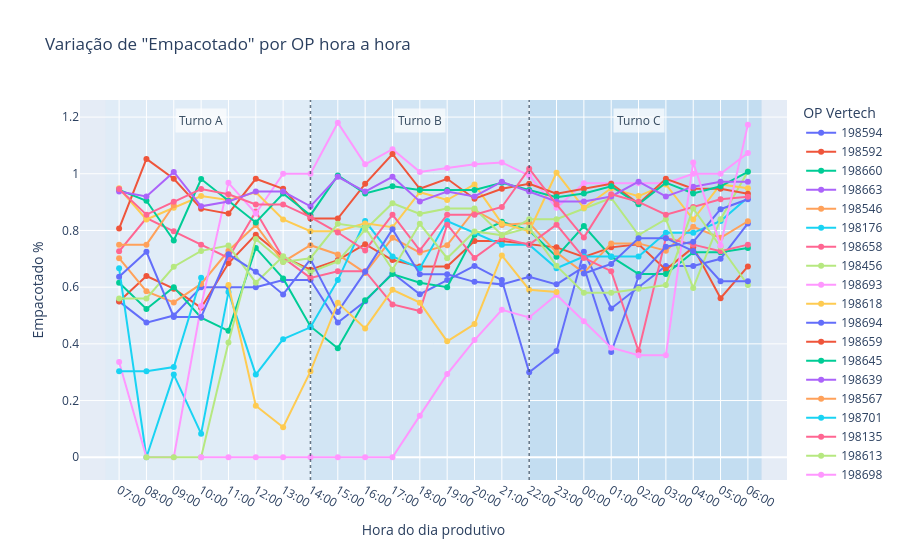

The notebook cell saved with this chart:
### Markdown cell above
## Variação da quantidade empacotada por OP hora a hora

### Code cell
'''df_analise = df.copy()
df_analise.sort_values(by='Data_Hora_Ordem_Producao', inplace=True)

fig = px.line(
    df_analise,
    x='Hora_Producao',
    y='Empacotado %',
    title='Variação de "Empacotado" por OP hora a hora',
    color='OP Vertech',
    markers=True,
    category_orders={"Hora_Producao": ORDEM_HORAS_PRODUCAO},
    labels={
        'Hora_Producao': 'Hora do dia produtivo'
    },
    hover_data=[
        'Qtd Empacotado',
        'Rejeição %',
        'Qtd Rejeicao',
        'Objetivo %',
        'Qtd Objetivo'
    ]
)

fig.show()'''


df_analise = df.copy()

df_analise.sort_values(
    by="Data_Hora_Ordem_Producao",
    inplace=True
)

fig = px.line(
    df_analise,
    x="Hora_Producao",
    y="Empacotado %",
    title='Variação de "Empacotado" por OP hora a hora',
    color="OP Vertech",
    markers=True,
    category_orders={
        "Hora_Producao": ORDEM_HORAS_PRODUCAO
    },
    labels={
        "Hora_Producao": "Hora do dia produtivo"
    },
    hover_data=[
        "Qtd Empacotado",
        "Rejeição %",
        "Qtd Rejeicao",
        "Objetivo %",
        "Qtd Objetivo",
    ],
)

# Faixas visuais dos turnos, seguindo a ordem do dia produtivo
faixas_turnos = [
    {
        "turno": "Turno A",
        "inicio": -0.5,
        "fim": 7,
        "hora_rotulo": "10:00",
        "cor": "#D6EAF8",
    },
    {
        "turno": "Turno B",
        "inicio": 7,
        "fim": 15,
        "hora_rotulo": "18:00",
        "cor": "#AED6F1",
    },
    {
        "turno": "Turno C",
        "inicio": 15,
        "fim": 23.5,
        "hora_rotulo": "02:00",
        "cor": "#85C1E9",
    },
]

# Adiciona as faixas coloridas e os nomes dos turnos
for faixa in faixas_turnos:
    fig.add_vrect(
        x0=faixa["inicio"],
        x1=faixa["fim"],
        fillcolor=faixa["cor"],
        opacity=0.35,
        line_width=0,
        layer="below",
    )

    fig.add_annotation(
        x=faixa["hora_rotulo"],
        y=0.98,
        xref="x",
        yref="paper",
        text=faixa["turno"],
        showarrow=False,
        font={
            "size": 12,
            "color": "#34495E",
        },
        bgcolor="rgba(255, 255, 255, 0.70)",
        borderpad=3,
    )

# Linhas pontilhadas somente às 14h e às 22h
limites_turnos = [7, 15]

for limite in limites_turnos:
    fig.add_shape(
        type="line",
        x0=limite,
        x1=limite,
        y0=0,
        y1=1,
        xref="x",
        yref="paper",
        line={
            "color": "rgba(52, 73, 94, 0.75)",
            "width": 1.5,
            "dash": "dot",
        },
        layer="above",
    )

fig.show()

### Figure 1 — Plotly figure (JSON) as saved in the notebook; plotly's stock layout.template omitted (floating-point values rounded to 4 significant figures)
{"data": [{"customdata": [[528.0, 0.0, 0.0, 0.6, 576.0], [456.0, 0.0, 0.0, 0.6, 576.0], [480.0, 0.0, 0.0, 0.6, 576.0], [576.0, 0.0, 0.0, 0.6, 576.0], [576.0, 0.0, 0.0, 0.6, 576.0], [576.0, 0.0, 0.0, 0.6, 576.0], [600.0, 0.0, 0.0, 0.6, 576.0], [600.0, 0.0, 0.0, 0.6, 576.0], [456.0, 0.0, 0.0, 0.6, 576.0], [528.0, 3.0, 2880.0, 0.6, 576.0], [624.0, 0.0, 0.0, 0.6, 576.0], [552.0, 0.0, 0.0, 0.6, 576.0], [600.0, 0.0, 0.0, 0.6, 576.0], [648.0, 0.0, 0.0, 0.6, 576.0], [600.0, 3.0, 2880.0, 0.6, 576.0], [288.0, 0.0, 0.0, 0.6, 576.0], [360.0, 0.0, 0.0, 0.6, 576.0], [696.0, 0.0, 0.0, 0.6, 576.0], [504.0, 0.0, 0.0, 0.6, 576.0], [576.0, 0.0, 0.0, 0.6, 576.0], [648.0, 0.0, 0.0, 0.6, 576.0], [648.0, 0.0, 0.0, 0.6, 576.0], [672.0, 0.0, 0.0, 0.6, 576.0], [792.0, 0.0, 0.0, 0.6, 576.0]], "hovertemplate": "OP Vertech=198594<br>Hora do dia produtivo=%{x}<br>Empacotado %=%{y}<br>Qtd Empacotado=%{customdata[0]}<br>Rejeição %=%{customdata[1]}<br>Qtd Rejeicao=%{customdata[2]}<br>Objetivo %=%{customdata[3]}<br>Qtd Objetivo=%{customdata[4]}<extra></extra>", "legendgroup": "198594", "line": {"color": "#636efa", "dash": "solid"}, "marker": {"symbol": "circle"}, "mode": "lines+markers", "name": "198594", "orientation": "v", "showlegend": true, "type": "scatter", "x": ["07:00", "08:00", "09:00", "10:00", "11:00", "12:00", "13:00", "14:00", "15:00", "16:00", "17:00", "18:00", "19:00", "20:00", "21:00", "22:00", "23:00", "00:00", "01:00", "02:00", "03:00", "04:00", "05:00", "06:00"], "xaxis": "x", "y": [0.55, 0.475, 0.5, 0.6, 0.6, 0.6, 0.625, 0.625, 0.475, 0.55, 0.65, 0.575, 0.625, 0.675, 0.625, 0.3, 0.375, 0.725, 0.525, 0.6, 0.675, 0.675, 0.7, 0.825], "yaxis": "y"}, {"customdata": [[1715.0, 0.0, 0.0, 0.65, 2028.0], [1995.0, 0.0, 0.0, 0.65, 2028.0], [1855.0, 0.0, 0.0, 0.65, 2028.0], [1645.0, 0.0, 0.0, 0.65, 2028.0], [2135.0, 0.0, 0.0, 0.65, 2028.0], [2450.0, 0.0, 0.0, 0.65, 2028.0], [2205.0, 0.0, 0.0, 0.65, 2028.0], [2065.0, 0.0, 0.0, 0.65, 2028.0], [2170.0, 0.0, 0.0, 0.65, 2028.0], [2345.0, 0.0, 0.0, 0.65, 2028.0], [2170.0, 0.0, 0.0, 0.65, 2028.0], [2100.0, 0.0, 0.0, 0.65, 2028.0], [2100.0, 0.0, 0.0, 0.65, 2028.0], [2380.0, 0.0, 0.0, 0.65, 2028.0], [2380.0, 0.0, 0.0, 0.65, 2028.0], [2345.0, 0.0, 0.0, 0.65, 2028.0], [2310.0, 0.0, 0.0, 0.65, 2028.0], [2205.0, 0.0, 0.0, 0.65, 2028.0], [2310.0, 0.0, 0.0, 0.65, 2028.0], [2345.0, 0.0, 0.0, 0.65, 2028.0], [2065.0, 0.0, 0.0, 0.65, 2028.0], [2310.0, 0.0, 0.0, 0.65, 2028.0], [1750.0, 0.0, 0.0, 0.65, 2028.0], [2100.0, 0.0, 0.0, 0.65, 2028.0]], "hovertemplate": "OP Vertech=198592<br>Hora do dia produtivo=%{x}<br>Empacotado %=%{y}<br>Qtd Empacotado=%{customdata[0]}<br>Rejeição %=%{customdata[1]}<br>Qtd Rejeicao=%{customdata[2]}<br>Objetivo %=%{customdata[3]}<br>Qtd Objetivo=%{customdata[4]}<extra></extra>", "legendgroup": "198592", "line": {"color": "#EF553B", "dash": "solid"}, "marker": {"symbol": "circle"}, "mode": "lines+markers", "name": "198592", "orientation": "v", "showlegend": true, "type": "scatter", "x": ["07:00", "08:00", "09:00", "10:00", "11:00", "12:00", "13:00", "14:00", "15:00", "16:00", "17:00", "18:00", "19:00", "20:00", "21:00", "22:00", "23:00", "00:00", "01:00", "02:00", "03:00", "04:00", "05:00", "06:00"], "xaxis": "x", "y": [0.5497, 0.6394, 0.5946, 0.5272, 0.6843, 0.7853, 0.7067, 0.6619, 0.6955, 0.7516, 0.6955, 0.6731, 0.6731, 0.7628, 0.7628, 0.7516, 0.7404, 0.7067, 0.7404, 0.7516, 0.6619, 0.7404, 0.5609, 0.6731], "yaxis": "y"}, {"customdata": [[960.0, 0.0, 0.0, 0.55, 858.0], [816.0, 0.0, 0.0, 0.55, 858.0], [936.0, 0.0, 0.0, 0.55, 858.0], [768.0, 0.0, 0.0, 0.55, 858.0], [696.0, 0.0, 0.0, 0.55, 858.0], [1152.0, 0.0, 0.0, 0.55, 858.0], [984.0, 0.0, 0.0, 0.55, 858.0], [720.0, 0.6462, 1008.0, 0.55, 858.0], [600.0, 0.0, 0.0, 0.55, 858.0], [864.0, 0.0, 0.0, 0.55, 858.0], [1008.0, 0.0, 0.0, 0.55, 858.0], [960.0, 0.0, 0.0, 0.55, 858.0], [936.0, 0.0, 0.0, 0.55, 858.0], [1224.0, 0.0, 0.0, 0.55, 858.0], [1296.0, 0.0, 0.0, 0.55, 858.0], [1248.0, 0.0, 0.0, 0.55, 858.0], [1104.0, 0.0, 0.0, 0.55, 858.0], [1272.0, 0.0, 0.0, 0.55, 858.0], [1104.0, 0.0, 0.0, 0.55, 858.0], [1008.0, 0.0, 0.0, 0.55, 858.0], [1008.0, 0.0, 0.0, 0.55, 858.0], [1128.0, 0.0, 0.0, 0.55, 858.0], [1128.0, 0.6462, 1008.0, 0.55, 858.0], [1152.0, 0.6462, 1008.0, 0.55, 858.0]], "hovertemplate": "OP Vertech=198660<br>Hora do dia produtivo=%{x}<br>Empacotado %=%{y}<br>Qtd Empacotado=%{customdata[0]}<br>Rejeição %=%{customdata[1]}<br>Qtd Rejeicao=%{customdata[2]}<br>Objetivo %=%{customdata[3]}<br>Qtd Objetivo=%{customdata[4]}<extra></extra>", "legendgroup": "198660", "line": {"color": "#00cc96", "dash": "solid"}, "marker": {"symbol": "circle"}, "mode": "lines+markers", "name": "198660", "orientation": "v", "showlegend": true, "type": "scatter", "x": ["07:00", "08:00", "09:00", "10:00", "11:00", "12:00", "13:00", "14:00", "15:00", "16:00", "17:00", "18:00", "19:00", "20:00", "21:00", "22:00", "23:00", "00:00", "01:00", "02:00", "03:00", "04:00", "05:00", "06:00"], "xaxis": "x", "y": [0.6154, 0.5231, 0.6, 0.4923, 0.4462, 0.7385, 0.6308, 0.4615, 0.3846, 0.5538, 0.6462, 0.6154, 0.6, 0.7846, 0.8308, 0.8, 0.7077, 0.8154, 0.7077, 0.6462, 0.6462, 0.7231, 0.7231, 0.7385], "yaxis": "y"}, {"customdata": [[12780.0, 0.0, 0.0, 0.86, 11610.0]], "hovertemplate": "OP Vertech=198663<br>Hora do dia produtivo=%{x}<br>Empacotado %=%{y}<br>Qtd Empacotado=%{customdata[0]}<br>Rejeição %=%{customdata[1]}<br>Qtd Rejeicao=%{customdata[2]}<br>Objetivo %=%{customdata[3]}<br>Qtd Objetivo=%{customdata[4]}<extra></extra>", "legendgroup": "198663", "line": {"color": "#ab63fa", "dash": "solid"}, "marker": {"symbol": "circle"}, "mode": "lines+markers", "name": "198663", "orientation": "v", "showlegend": true, "type": "scatter", "x": ["07:00"], "xaxis": "x", "y": [0.9467], "yaxis": "y"}, {"customdata": [[3456.0, 0.0, 0.0, 0.65, 3198.0], [2880.0, 0.0, 0.0, 0.65, 3198.0], [2688.0, 0.0, 0.0, 0.65, 3198.0], [3008.0, 0.0, 0.0, 0.65, 3198.0], [3584.0, 0.0, 0.0, 0.65, 3198.0], [4032.0, 0.0, 0.0, 0.65, 3198.0], [3392.0, 0.0, 0.0, 0.65, 3198.0], [3680.0, 0.7154, 3520.0, 0.65, 3198.0], [3520.0, 0.0, 0.0, 0.65, 3198.0], [3200.0, 0.0, 0.0, 0.65, 3198.0], [3808.0, 0.0, 0.0, 0.65, 3198.0], [3552.0, 0.0, 0.0, 0.65, 3198.0], [3680.0, 0.0, 0.0, 0.65, 3198.0], [4288.0, 0.0, 0.0, 0.65, 3198.0], [4032.0, 0.0, 0.0, 0.65, 3198.0], [4064.0, 0.0, 0.0, 0.65, 3198.0], [3552.0, 0.0, 0.0, 0.65, 3198.0], [3200.0, 0.0, 0.0, 0.65, 3198.0], [3712.0, 0.7154, 3520.0, 0.65, 3198.0], [3712.0, 0.0, 0.0, 0.65, 3198.0], [3584.0, 0.0, 0.0, 0.65, 3198.0], [4000.0, 0.0, 0.0, 0.65, 3198.0], [3808.0, 0.0, 0.0, 0.65, 3198.0], [4096.0, 0.0, 0.0, 0.65, 3198.0]], "hovertemplate": "OP Vertech=198546<br>Hora do dia produtivo=%{x}<br>Empacotado %=%{y}<br>Qtd Empacotado=%{customdata[0]}<br>Rejeição %=%{customdata[1]}<br>Qtd Rejeicao=%{customdata[2]}<br>Objetivo %=%{customdata[3]}<br>Qtd Objetivo=%{customdata[4]}<extra></extra>", "legendgroup": "198546", "line": {"color": "#FFA15A", "dash": "solid"}, "marker": {"symbol": "circle"}, "mode": "lines+markers", "name": "198546", "orientation": "v", "showlegend": true, "type": "scatter", "x": ["07:00", "08:00", "09:00", "10:00", "11:00", "12:00", "13:00", "14:00", "15:00", "16:00", "17:00", "18:00", "19:00", "20:00", "21:00", "22:00", "23:00", "00:00", "01:00", "02:00", "03:00", "04:00", "05:00", "06:00"], "xaxis": "x", "y": [0.7024, 0.5854, 0.5463, 0.6114, 0.7285, 0.8195, 0.6894, 0.748, 0.7154, 0.6504, 0.774, 0.722, 0.748, 0.8715, 0.8195, 0.826, 0.722, 0.6504, 0.7545, 0.7545, 0.7285, 0.813, 0.774, 0.8325], "yaxis": "y"}, {"customdata": [[480.0, 0.0, 0.0, 0.6, 432.0], [0.0, 0.0, 0.0, 0.6, 432.0], [210.0, 0.0, 0.0, 0.6, 432.0], [60.0, 0.0, 0.0, 0.6, 432.0], [420.0, 0.0, 0.0, 0.6, 432.0], [210.0, 0.0, 0.0, 0.6, 432.0], [300.0, 0.0, 0.0, 0.6, 432.0], [330.0, 0.0, 0.0, 0.6, 432.0], [450.0, 0.0, 0.0, 0.6, 432.0], [600.0, 0.0, 0.0, 0.6, 432.0], [510.0, 0.0, 0.0, 0.6, 432.0], [480.0, 0.0, 0.0, 0.6, 432.0], [600.0, 0.0, 0.0, 0.6, 432.0], [570.0, 0.0, 0.0, 0.6, 432.0], [540.0, 0.0, 0.0, 0.6, 432.0], [540.0, 0.0, 0.0, 0.6, 432.0], [480.0, 0.0, 0.0, 0.6, 432.0], [510.0, 0.0, 0.0, 0.6, 432.0], [510.0, 0.0, 0.0, 0.6, 432.0], [510.0, 0.0, 0.0, 0.6, 432.0], [570.0, 0.0, 0.0, 0.6, 432.0], [570.0, 0.0, 0.0, 0.6, 432.0], [600.0, 0.0, 0.0, 0.6, 432.0], [660.0, 0.0, 0.0, 0.6, 432.0]], "hovertemplate": "OP Vertech=198176<br>Hora do dia produtivo=%{x}<br>Empacotado %=%{y}<br>Qtd Empacotado=%{customdata[0]}<br>Rejeição %=%{customdata[1]}<br>Qtd Rejeicao=%{customdata[2]}<br>Objetivo %=%{customdata[3]}<br>Qtd Objetivo=%{customdata[4]}<extra></extra>", "legendgroup": "198176", "line": {"color": "#19d3f3", "dash": "solid"}, "marker": {"symbol": "circle"}, "mode": "lines+markers", "name": "198176", "orientation": "v", "showlegend": true, "type": "scatter", "x": ["07:00", "08:00", "09:00", "10:00", "11:00", "12:00", "13:00", "14:00", "15:00", "16:00", "17:00", "18:00", "19:00", "20:00", "21:00", "22:00", "23:00", "00:00", "01:00", "02:00", "03:00", "04:00", "05:00", "06:00"], "xaxis": "x", "y": [0.6667, 0.0, 0.2917, 0.08333, 0.5833, 0.2917, 0.4167, 0.4583, 0.625, 0.8333, 0.7083, 0.6667, 0.8333, 0.7917, 0.75, 0.75, 0.6667, 0.7083, 0.7083, 0.7083, 0.7917, 0.7917, 0.8333, 0.9167], "yaxis": "y"}, {"customdata": [[1395.0, 0.0, 0.0, 0.65, 1248.0], [1620.0, 1.641, 3150.0, 0.65, 1248.0], [1530.0, 0.0, 0.0, 0.65, 1248.0], [1440.0, 1.641, 3150.0, 0.65, 1248.0], [1350.0, 0.0, 0.0, 0.65, 1248.0], [1665.0, 1.641, 3150.0, 0.65, 1248.0], [1350.0, 0.0, 0.0, 0.65, 1248.0], [1215.0, 0.0, 0.0, 0.65, 1248.0], [1260.0, 0.0, 0.0, 0.65, 1248.0], [1260.0, 0.0, 0.0, 0.65, 1248.0], [1035.0, 0.0, 0.0, 0.65, 1248.0], [990.0, 0.0, 0.0, 0.65, 1248.0], [1575.0, 1.641, 3150.0, 0.65, 1248.0], [1350.0, 0.0, 0.0, 0.65, 1248.0], [1485.0, 0.0, 0.0, 0.65, 1248.0], [1440.0, 1.641, 3150.0, 0.65, 1248.0], [1575.0, 0.0, 0.0, 0.65, 1248.0], [1350.0, 1.641, 3150.0, 0.65, 1248.0], [1260.0, 0.0, 0.0, 0.65, 1248.0], [720.0, 0.0, 0.0, 0.65, 1248.0], [1485.0, 0.0, 0.0, 0.65, 1248.0], [1440.0, 0.0, 0.0, 0.65, 1248.0], [1395.0, 0.0, 0.0, 0.65, 1248.0], [1440.0, 0.0, 0.0, 0.65, 1248.0]], "hovertemplate": "OP Vertech=198658<br>Hora do dia produtivo=%{x}<br>Empacotado %=%{y}<br>Qtd Empacotado=%{customdata[0]}<br>Rejeição %=%{customdata[1]}<br>Qtd Rejeicao=%{customdata[2]}<br>Objetivo %=%{customdata[3]}<br>Qtd Objetivo=%{customdata[4]}<extra></extra>", "legendgroup": "198658", "line": {"color": "#FF6692", "dash": "solid"}, "marker": {"symbol": "circle"}, "mode": "lines+markers", "name": "198658", "orientation": "v", "showlegend": true, "type": "scatter", "x": ["07:00", "08:00", "09:00", "10:00", "11:00", "12:00", "13:00", "14:00", "15:00", "16:00", "17:00", "18:00", "19:00", "20:00", "21:00", "22:00", "23:00", "00:00", "01:00", "02:00", "03:00", "04:00", "05:00", "06:00"], "xaxis": "x", "y": [0.7266, 0.8438, 0.7969, 0.75, 0.7031, 0.8672, 0.7031, 0.6328, 0.6562, 0.6562, 0.5391, 0.5156, 0.8203, 0.7031, 0.7734, 0.75, 0.8203, 0.7031, 0.6562, 0.375, 0.7734, 0.75, 0.7266, 0.75], "yaxis": "y"}, {"customdata": [[840.0, 0.0, 0.0, 0.55, 825.0], [840.0, 0.0, 0.0, 0.55, 825.0], [1008.0, 0.0, 0.0, 0.55, 825.0], [1092.0, 0.0, 0.0, 0.55, 825.0], [1120.0, 0.0, 0.0, 0.55, 825.0], [924.0, 0.0, 0.0, 0.55, 825.0], [1064.0, 0.0, 0.0, 0.55, 825.0], [980.0, 0.0, 0.0, 0.55, 825.0], [1036.0, 0.0, 0.0, 0.55, 825.0], [1204.0, 0.0, 0.0, 0.55, 825.0], [1344.0, 0.0, 0.0, 0.55, 825.0], [1288.0, 0.0, 0.0, 0.55, 825.0], [1316.0, 0.0, 0.0, 0.55, 825.0], [1316.0, 0.0, 0.0, 0.55, 825.0], [1176.0, 0.0, 0.0, 0.55, 825.0], [1260.0, 0.0, 0.0, 0.55, 825.0], [1260.0, 0.0, 0.0, 0.55, 825.0], [1316.0, 0.0, 0.0, 0.55, 825.0], [1372.0, 0.0, 0.0, 0.55, 825.0], [1176.0, 0.0, 0.0, 0.55, 825.0], [1260.0, 0.0, 0.0, 0.55, 825.0], [896.0, 0.0, 0.0, 0.55, 825.0], [1260.0, 0.0, 0.0, 0.55, 825.0], [1512.0, 0.0, 0.0, 0.55, 825.0]], "hovertemplate": "OP Vertech=198456<br>Hora do dia produtivo=%{x}<br>Empacotado %=%{y}<br>Qtd Empacotado=%{customdata[0]}<br>Rejeição %=%{customdata[1]}<br>Qtd Rejeicao=%{customdata[2]}<br>Objetivo %=%{customdata[3]}<br>Qtd Objetivo=%{customdata[4]}<extra></extra>", "legendgroup": "198456", "line": {"color": "#B6E880", "dash": "solid"}, "marker": {"symbol": "circle"}, "mode": "lines+markers", "name": "198456", "orientation": "v", "showlegend": true, "type": "scatter", "x": ["07:00", "08:00", "09:00", "10:00", "11:00", "12:00", "13:00", "14:00", "15:00", "16:00", "17:00", "18:00", "19:00", "20:00", "21:00", "22:00", "23:00", "00:00", "01:00", "02:00", "03:00", "04:00", "05:00", "06:00"], "xaxis": "x", "y": [0.56, 0.56, 0.672, 0.728, 0.7467, 0.616, 0.7093, 0.6533, 0.6907, 0.8027, 0.896, 0.8587, 0.8773, 0.8773, 0.784, 0.84, 0.84, 0.8773, 0.9147, 0.784, 0.84, 0.5973, 0.84, 1.008], "yaxis": "y"}, {"customdata": [[544.0, 0.0, 0.0, 0.95, 1539.0], [0.0, 0.0, 0.0, 0.95, 1539.0], [0.0, 0.0, 0.0, 0.95, 1539.0], [864.0, 0.0, 0.0, 0.95, 1539.0], [1568.0, 0.0, 0.0, 0.95, 1539.0], [1548.0, 0.0, 0.0, 0.95, 1710.0], [1800.0, 0.0, 0.0, 0.95, 1710.0], [1800.0, 0.0, 0.0, 0.95, 1710.0], [2124.0, 0.0, 0.0, 0.95, 1710.0], [1860.0, 0.0, 0.0, 0.95, 1710.0], [1956.0, 0.0, 0.0, 0.95, 1710.0], [1812.0, 0.0, 0.0, 0.95, 1710.0], [1836.0, 0.0, 0.0, 0.95, 1710.0], [1860.0, 0.0, 0.0, 0.95, 1710.0], [1872.0, 0.0, 0.0, 0.95, 1710.0], [1788.0, 0.0, 0.0, 0.95, 1710.0], [1584.0, 0.0, 0.0, 0.95, 1710.0], [1740.0, 0.0, 0.0, 0.95, 1710.0], [1740.0, 0.0, 0.0, 0.95, 1710.0], [1740.0, 0.0, 0.0, 0.95, 1710.0], [1740.0, 0.0, 0.0, 0.95, 1710.0], [1800.0, 0.0, 0.0, 0.95, 1710.0], [1800.0, 0.0, 0.0, 0.95, 1710.0], [1932.0, 0.0, 0.0, 0.95, 1710.0]], "hovertemplate": "OP Vertech=198693<br>Hora do dia produtivo=%{x}<br>Empacotado %=%{y}<br>Qtd Empacotado=%{customdata[0]}<br>Rejeição %=%{customdata[1]}<br>Qtd Rejeicao=%{customdata[2]}<br>Objetivo %=%{customdata[3]}<br>Qtd Objetivo=%{customdata[4]}<extra></extra>", "legendgroup": "198693", "line": {"color": "#FF97FF", "dash": "solid"}, "marker": {"symbol": "circle"}, "mode": "lines+markers", "name": "198693", "orientation": "v", "showlegend": true, "type": "scatter", "x": ["07:00", "08:00", "09:00", "10:00", "11:00", "12:00", "13:00", "14:00", "15:00", "16:00", "17:00", "18:00", "19:00", "20:00", "21:00", "22:00", "23:00", "00:00", "01:00", "02:00", "03:00", "04:00", "05:00", "06:00"], "xaxis": "x", "y": [0.3358, 0.0, 0.0, 0.5333, 0.9679, 0.86, 1.0, 1.0, 1.18, 1.033, 1.087, 1.007, 1.02, 1.033, 1.04, 0.9933, 0.88, 0.9667, 0.9667, 0.9667, 0.9667, 1.0, 1.0, 1.073], "yaxis": "y"}, {"customdata": [[6831.0, 0.0, 0.0, 0.87, 6264.0], [6039.0, 0.0, 0.0, 0.87, 6264.0], [6336.0, 0.0, 0.0, 0.87, 6264.0], [6633.0, 0.0, 0.0, 0.87, 6264.0], [6534.0, 0.0, 0.0, 0.87, 6264.0], [6732.0, 0.0, 0.0, 0.87, 6264.0], [6039.0, 0.0, 0.0, 0.87, 6264.0], [5742.0, 0.0, 0.0, 0.87, 6264.0], [5742.0, 0.0, 0.0, 0.87, 6264.0], [5940.0, 0.0, 0.0, 0.87, 6264.0], [5841.0, 0.0, 0.0, 0.87, 6264.0], [6732.0, 0.0, 0.0, 0.87, 6264.0], [6534.0, 0.0, 0.0, 0.87, 6264.0], [6930.0, 0.0, 0.0, 0.87, 6264.0], [5940.0, 0.0, 0.0, 0.87, 6264.0], [5742.0, 0.0, 0.0, 0.87, 6264.0], [7227.0, 0.0, 0.0, 0.87, 6264.0], [6336.0, 0.0, 0.0, 0.87, 6264.0], [6831.0, 0.0, 0.0, 0.87, 6264.0], [6633.0, 0.0, 0.0, 0.87, 6264.0], [6930.0, 0.0, 0.0, 0.87, 6264.0], [6039.0, 0.0, 0.0, 0.87, 6264.0], [6930.0, 0.0, 0.0, 0.87, 6264.0], [6831.0, 0.0, 0.0, 0.87, 6264.0]], "hovertemplate": "OP Vertech=198618<br>Hora do dia produtivo=%{x}<br>Empacotado %=%{y}<br>Qtd Empacotado=%{customdata[0]}<br>Rejeição %=%{customdata[1]}<br>Qtd Rejeicao=%{customdata[2]}<br>Objetivo %=%{customdata[3]}<br>Qtd Objetivo=%{customdata[4]}<extra></extra>", "legendgroup": "198618", "line": {"color": "#FECB52", "dash": "solid"}, "marker": {"symbol": "circle"}, "mode": "lines+markers", "name": "198618", "orientation": "v", "showlegend": true, "type": "scatter", "x": ["07:00", "08:00", "09:00", "10:00", "11:00", "12:00", "13:00", "14:00", "15:00", "16:00", "17:00", "18:00", "19:00", "20:00", "21:00", "22:00", "23:00", "00:00", "01:00", "02:00", "03:00", "04:00", "05:00", "06:00"], "xaxis": "x", "y": [0.9487, 0.8387, 0.88, 0.9213, 0.9075, 0.935, 0.8387, 0.7975, 0.7975, 0.825, 0.8113, 0.935, 0.9075, 0.9625, 0.825, 0.7975, 1.004, 0.88, 0.9487, 0.9213, 0.9625, 0.8387, 0.9625, 0.9487], "yaxis": "y"}, {"customdata": [[5040.0, 0.0, 0.0, 0.6, 4752.0], [5740.0, 0.8838, 7000.0, 0.6, 4752.0], [3920.0, 0.0, 0.0, 0.6, 4752.0], [3920.0, 0.0, 0.0, 0.6, 4752.0], [5670.0, 0.8838, 7000.0, 0.6, 4752.0], [5180.0, 0.8838, 7000.0, 0.6, 4752.0], [4550.0, 0.0, 0.0, 0.6, 4752.0], [5530.0, 0.8838, 7000.0, 0.6, 4752.0], [4060.0, 0.8838, 7000.0, 0.6, 4752.0], [5180.0, 0.0, 0.0, 0.6, 4752.0], [6370.0, 0.0, 0.0, 0.6, 4752.0], [5110.0, 0.0, 0.0, 0.6, 4752.0], [5110.0, 0.0, 0.0, 0.6, 4752.0], [4900.0, 0.0, 0.0, 0.6, 4752.0], [4830.0, 0.0, 0.0, 0.6, 4752.0], [5040.0, 0.0, 0.0, 0.6, 4752.0], [4830.0, 0.0, 0.0, 0.6, 4752.0], [5320.0, 0.0, 0.0, 0.6, 4752.0], [2940.0, 0.0, 0.0, 0.6, 4752.0], [5040.0, 0.0, 0.0, 0.6, 4752.0], [5880.0, 0.0, 0.0, 0.6, 4752.0], [6020.0, 0.0, 0.0, 0.6, 4752.0], [6930.0, 0.0, 0.0, 0.6, 4752.0], [7210.0, 0.0, 0.0, 0.6, 4752.0]], "hovertemplate": "OP Vertech=198694<br>Hora do dia produtivo=%{x}<br>Empacotado %=%{y}<br>Qtd Empacotado=%{customdata[0]}<br>Rejeição %=%{customdata[1]}<br>Qtd Rejeicao=%{customdata[2]}<br>Objetivo %=%{customdata[3]}<br>Qtd Objetivo=%{customdata[4]}<extra></extra>", "legendgroup": "198694", "line": {"color": "#636efa", "dash": "solid"}, "marker": {"symbol": "circle"}, "mode": "lines+markers", "name": "198694", "orientation": "v", "showlegend": true, "type": "scatter", "x": ["07:00", "08:00", "09:00", "10:00", "11:00", "12:00", "13:00", "14:00", "15:00", "16:00", "17:00", "18:00", "19:00", "20:00", "21:00", "22:00", "23:00", "00:00", "01:00", "02:00", "03:00", "04:00", "05:00", "06:00"], "xaxis": "x", "y": [0.6364, 0.7247, 0.4949, 0.4949, 0.7159, 0.654, 0.5745, 0.6982, 0.5126, 0.654, 0.8043, 0.6452, 0.6452, 0.6187, 0.6098, 0.6364, 0.6098, 0.6717, 0.3712, 0.6364, 0.7424, 0.7601, 0.875, 0.9104], "yaxis": "y"}, {"customdata": [[10170.0, 0.0, 0.0, 0.86, 10840.0], [13260.0, 0.0, 0.0, 0.86, 10840.0], [12380.0, 0.0, 0.0, 0.86, 10840.0], [11050.0, 0.0, 0.0, 0.86, 10840.0], [10830.0, 0.0, 0.0, 0.86, 10840.0], [12380.0, 0.0, 0.0, 0.86, 10840.0], [11930.0, 0.0, 0.0, 0.86, 10840.0], [10610.0, 0.0, 0.0, 0.86, 10840.0], [10610.0, 0.0, 0.0, 0.86, 10840.0], [12160.0, 0.0, 0.0, 0.86, 10840.0], [13480.0, 0.0, 0.0, 0.86, 10840.0], [11930.0, 0.0, 0.0, 0.86, 10840.0], [12380.0, 0.0, 0.0, 0.86, 10840.0], [11490.0, 0.0, 0.0, 0.86, 10840.0], [11930.0, 0.0, 0.0, 0.86, 10840.0], [12160.0, 0.0, 0.0, 0.86, 10840.0], [11710.0, 0.0, 0.0, 0.86, 10840.0], [11930.0, 0.0, 0.0, 0.86, 10840.0], [12160.0, 0.0, 0.0, 0.86, 10840.0], [11270.0, 0.0, 0.0, 0.86, 10840.0], [12380.0, 0.0, 0.0, 0.86, 10840.0], [11930.0, 0.0, 0.0, 0.86, 10840.0], [11930.0, 0.0, 0.0, 0.86, 10840.0], [11710.0, 0.0, 0.0, 0.86, 10840.0]], "hovertemplate": "OP Vertech=198659<br>Hora do dia produtivo=%{x}<br>Empacotado %=%{y}<br>Qtd Empacotado=%{customdata[0]}<br>Rejeição %=%{customdata[1]}<br>Qtd Rejeicao=%{customdata[2]}<br>Objetivo %=%{customdata[3]}<br>Qtd Objetivo=%{customdata[4]}<extra></extra>", "legendgroup": "198659", "line": {"color": "#EF553B", "dash": "solid"}, "marker": {"symbol": "circle"}, "mode": "lines+markers", "name": "198659", "orientation": "v", "showlegend": true, "type": "scatter", "x": ["07:00", "08:00", "09:00", "10:00", "11:00", "12:00", "13:00", "14:00", "15:00", "16:00", "17:00", "18:00", "19:00", "20:00", "21:00", "22:00", "23:00", "00:00", "01:00", "02:00", "03:00", "04:00", "05:00", "06:00"], "xaxis": "x", "y": [0.8068, 1.052, 0.9822, 0.877, 0.8594, 0.9822, 0.9471, 0.8419, 0.8419, 0.9647, 1.07, 0.9471, 0.9822, 0.9121, 0.9471, 0.9647, 0.9296, 0.9471, 0.9647, 0.8945, 0.9822, 0.9471, 0.9471, 0.9296], "yaxis": "y"}, {"customdata": [[9620.0, 0.0, 0.0, 0.89, 9078.0], [9230.0, 0.0, 0.0, 0.89, 9078.0], [7800.0, 0.0, 0.0, 0.89, 9078.0], [10010.0, 0.0, 0.0, 0.89, 9078.0], [9230.0, 0.0, 0.0, 0.89, 9078.0], [8450.0, 0.0, 0.0, 0.89, 9078.0], [9490.0, 0.0, 0.0, 0.89, 9078.0], [8710.0, 0.0, 0.0, 0.89, 9078.0], [10140.0, 0.0, 0.0, 0.89, 9078.0], [9490.0, 0.0, 0.0, 0.89, 9078.0], [9750.0, 0.0, 0.0, 0.89, 9078.0], [9620.0, 0.0, 0.0, 0.89, 9078.0], [9620.0, 0.0, 0.0, 0.89, 9078.0], [9620.0, 0.0, 0.0, 0.89, 9078.0], [9880.0, 0.0, 0.0, 0.89, 9078.0], [9620.0, 0.0, 0.0, 0.89, 9078.0], [9360.0, 0.0, 0.0, 0.89, 9078.0], [9490.0, 0.0, 0.0, 0.89, 9078.0], [9750.0, 0.0, 0.0, 0.89, 9078.0], [9100.0, 0.0, 0.0, 0.89, 9078.0], [9880.0, 0.0, 0.0, 0.89, 9078.0], [9490.0, 0.0, 0.0, 0.89, 9078.0], [9750.0, 0.0, 0.0, 0.89, 9078.0], [10270.0, 0.0, 0.0, 0.89, 9078.0]], "hovertemplate": "OP Vertech=198645<br>Hora do dia produtivo=%{x}<br>Empacotado %=%{y}<br>Qtd Empacotado=%{customdata[0]}<br>Rejeição %=%{customdata[1]}<br>Qtd Rejeicao=%{customdata[2]}<br>Objetivo %=%{customdata[3]}<br>Qtd Objetivo=%{customdata[4]}<extra></extra>", "legendgroup": "198645", "line": {"color": "#00cc96", "dash": "solid"}, "marker": {"symbol": "circle"}, "mode": "lines+markers", "name": "198645", "orientation": "v", "showlegend": true, "type": "scatter", "x": ["07:00", "08:00", "09:00", "10:00", "11:00", "12:00", "13:00", "14:00", "15:00", "16:00", "17:00", "18:00", "19:00", "20:00", "21:00", "22:00", "23:00", "00:00", "01:00", "02:00", "03:00", "04:00", "05:00", "06:00"], "xaxis": "x", "y": [0.9431, 0.9049, 0.7647, 0.9814, 0.9049, 0.8284, 0.9304, 0.8539, 0.9941, 0.9304, 0.9559, 0.9431, 0.9431, 0.9431, 0.9686, 0.9431, 0.9176, 0.9304, 0.9559, 0.8922, 0.9686, 0.9304, 0.9559, 1.007], "yaxis": "y"}, {"customdata": [[13610.0, 0.0, 0.0, 0.84, 12200.0], [13360.0, 0.0, 0.0, 0.84, 12200.0], [14620.0, 0.0, 0.0, 0.84, 12200.0], [12850.0, 0.0, 0.0, 0.84, 12200.0], [13100.0, 0.0, 0.0, 0.84, 12200.0], [13610.0, 0.0, 0.0, 0.84, 12200.0], [13610.0, 0.0, 0.0, 0.84, 12200.0], [12850.0, 0.0, 0.0, 0.84, 12200.0], [14360.0, 0.0, 0.0, 0.84, 12200.0], [13610.0, 0.0, 0.0, 0.84, 12200.0], [14360.0, 0.0, 0.0, 0.84, 12200.0], [13100.0, 0.0, 0.0, 0.84, 12200.0], [13610.0, 0.0, 0.0, 0.84, 12200.0], [13360.0, 0.0, 0.0, 0.84, 12200.0], [14110.0, 0.0, 0.0, 0.84, 12200.0], [13610.0, 0.0, 0.0, 0.84, 12200.0], [13100.0, 0.0, 0.0, 0.84, 12200.0], [13100.0, 0.0, 0.0, 0.84, 12200.0], [13360.0, 0.0, 0.0, 0.84, 12200.0], [14110.0, 0.0, 0.0, 0.84, 12200.0], [13360.0, 0.0, 0.0, 0.84, 12200.0], [13860.0, 0.0, 0.0, 0.84, 12200.0], [14110.0, 0.0, 0.0, 0.84, 12200.0], [14110.0, 0.0, 0.0, 0.84, 12200.0]], "hovertemplate": "OP Vertech=198639<br>Hora do dia produtivo=%{x}<br>Empacotado %=%{y}<br>Qtd Empacotado=%{customdata[0]}<br>Rejeição %=%{customdata[1]}<br>Qtd Rejeicao=%{customdata[2]}<br>Objetivo %=%{customdata[3]}<br>Qtd Objetivo=%{customdata[4]}<extra></extra>", "legendgroup": "198639", "line": {"color": "#ab63fa", "dash": "solid"}, "marker": {"symbol": "circle"}, "mode": "lines+markers", "name": "198639", "orientation": "v", "showlegend": true, "type": "scatter", "x": ["07:00", "08:00", "09:00", "10:00", "11:00", "12:00", "13:00", "14:00", "15:00", "16:00", "17:00", "18:00", "19:00", "20:00", "21:00", "22:00", "23:00", "00:00", "01:00", "02:00", "03:00", "04:00", "05:00", "06:00"], "xaxis": "x", "y": [0.9372, 0.9198, 1.007, 0.8851, 0.9025, 0.9372, 0.9372, 0.8851, 0.9893, 0.9372, 0.9893, 0.9025, 0.9372, 0.9198, 0.9719, 0.9372, 0.9025, 0.9025, 0.9198, 0.9719, 0.9198, 0.9545, 0.9719, 0.9719], "yaxis": "y"}, {"customdata": [[4320.0, 0.0, 0.0, 0.87, 5011.0], [4320.0, 0.0, 0.0, 0.87, 5011.0], [5120.0, 0.0, 0.0, 0.87, 5011.0]], "hovertemplate": "OP Vertech=198567<br>Hora do dia produtivo=%{x}<br>Empacotado %=%{y}<br>Qtd Empacotado=%{customdata[0]}<br>Rejeição %=%{customdata[1]}<br>Qtd Rejeicao=%{customdata[2]}<br>Objetivo %=%{customdata[3]}<br>Qtd Objetivo=%{customdata[4]}<extra></extra>", "legendgroup": "198567", "line": {"color": "#FFA15A", "dash": "solid"}, "marker": {"symbol": "circle"}, "mode": "lines+markers", "name": "198567", "orientation": "v", "showlegend": true, "type": "scatter", "x": ["07:00", "08:00", "09:00"], "xaxis": "x", "y": [0.75, 0.75, 0.8889], "yaxis": "y"}, {"customdata": [[600.0, 0.0, 0.0, 0.6, 1188.0], [600.0, 0.0, 0.0, 0.6, 1188.0], [630.0, 0.0, 0.0, 0.6, 1188.0], [570.0, 2.667, 2400.0, 0.6, 540.0]], "hovertemplate": "OP Vertech=198701<br>Hora do dia produtivo=%{x}<br>Empacotado %=%{y}<br>Qtd Empacotado=%{customdata[0]}<br>Rejeição %=%{customdata[1]}<br>Qtd Rejeicao=%{customdata[2]}<br>Objetivo %=%{customdata[3]}<br>Qtd Objetivo=%{customdata[4]}<extra></extra>", "legendgroup": "198701", "line": {"color": "#19d3f3", "dash": "solid"}, "marker": {"symbol": "circle"}, "mode": "lines+markers", "name": "198701", "orientation": "v", "showlegend": true, "type": "scatter", "x": ["07:00", "08:00", "09:00", "10:00"], "xaxis": "x", "y": [0.303, 0.303, 0.3182, 0.6333], "yaxis": "y"}, {"customdata": [[8400.0, 0.0, 0.0, 0.85, 7548.0], [7600.0, 0.0, 0.0, 0.85, 7548.0], [8000.0, 0.0, 0.0, 0.85, 7548.0], [8400.0, 0.0, 0.0, 0.85, 7548.0], [8240.0, 0.0, 0.0, 0.85, 7548.0], [7920.0, 0.0, 0.0, 0.85, 7548.0], [7920.0, 0.0, 0.0, 0.85, 7548.0], [7520.0, 0.0, 0.0, 0.85, 7548.0], [7040.0, 0.0, 0.0, 0.85, 7548.0], [6480.0, 0.0, 0.0, 0.85, 7548.0], [7600.0, 0.0, 0.0, 0.85, 7548.0], [6480.0, 0.0, 0.0, 0.85, 7548.0], [7600.0, 0.0, 0.0, 0.85, 7548.0], [7600.0, 0.0, 0.0, 0.85, 7548.0], [7840.0, 0.0, 0.0, 0.85, 7548.0], [9040.0, 0.0, 0.0, 0.85, 7548.0], [7920.0, 0.0, 0.0, 0.85, 7548.0], [6880.0, 0.0, 0.0, 0.85, 7548.0], [8240.0, 0.0, 0.0, 0.85, 7548.0], [8000.0, 0.0, 0.0, 0.85, 7548.0], [7600.0, 0.0, 0.0, 0.85, 7548.0], [7840.0, 0.0, 0.0, 0.85, 7548.0], [8080.0, 0.0, 0.0, 0.85, 7548.0], [8160.0, 0.0, 0.0, 0.85, 7548.0]], "hovertemplate": "OP Vertech=198135<br>Hora do dia produtivo=%{x}<br>Empacotado %=%{y}<br>Qtd Empacotado=%{customdata[0]}<br>Rejeição %=%{customdata[1]}<br>Qtd Rejeicao=%{customdata[2]}<br>Objetivo %=%{customdata[3]}<br>Qtd Objetivo=%{customdata[4]}<extra></extra>", "legendgroup": "198135", "line": {"color": "#FF6692", "dash": "solid"}, "marker": {"symbol": "circle"}, "mode": "lines+markers", "name": "198135", "orientation": "v", "showlegend": true, "type": "scatter", "x": ["07:00", "08:00", "09:00", "10:00", "11:00", "12:00", "13:00", "14:00", "15:00", "16:00", "17:00", "18:00", "19:00", "20:00", "21:00", "22:00", "23:00", "00:00", "01:00", "02:00", "03:00", "04:00", "05:00", "06:00"], "xaxis": "x", "y": [0.9459, 0.8559, 0.9009, 0.9459, 0.9279, 0.8919, 0.8919, 0.8468, 0.7928, 0.7297, 0.8559, 0.7297, 0.8559, 0.8559, 0.8829, 1.018, 0.8919, 0.7748, 0.9279, 0.9009, 0.8559, 0.8829, 0.9099, 0.9189], "yaxis": "y"}, {"customdata": [[0.0, 0.0, 0.0, 0.0, 0.0], [0.0, 0.0, 0.0, 0.0, 0.0], [0.0, 0.0, 0.0, 0.0, 0.0], [5760.0, 0.0, 0.0, 0.0, 0.0], [10940.0, 0.0, 0.0, 0.0, 0.0], [9792.0, 0.0, 0.0, 0.0, 0.0], [9984.0, 0.0, 0.0, 0.0, 0.0], [11710.0, 0.0, 0.0, 0.0, 0.0], [11520.0, 0.0, 0.0, 0.0, 0.0], [9408.0, 0.0, 0.0, 0.0, 0.0], [11710.0, 0.0, 0.0, 0.0, 0.0], [9984.0, 0.0, 0.0, 0.8, 11380.0], [11330.0, 0.0, 0.0, 0.8, 11380.0], [11140.0, 0.0, 0.0, 0.8, 11380.0], [11520.0, 1.08, 15360.0, 0.8, 11380.0], [9600.0, 0.0, 0.0, 0.8, 11380.0], [8256.0, 1.08, 15360.0, 0.8, 11380.0], [8256.0, 0.0, 0.0, 0.8, 11380.0], [8448.0, 0.0, 0.0, 0.8, 11380.0], [8640.0, 0.0, 0.0, 0.8, 11380.0], [12480.0, 0.0, 0.0, 0.8, 11380.0], [10560.0, 0.0, 0.0, 0.8, 11380.0], [8640.0, 0.0, 0.0, 0.8, 11380.0]], "hovertemplate": "OP Vertech=198613<br>Hora do dia produtivo=%{x}<br>Empacotado %=%{y}<br>Qtd Empacotado=%{customdata[0]}<br>Rejeição %=%{customdata[1]}<br>Qtd Rejeicao=%{customdata[2]}<br>Objetivo %=%{customdata[3]}<br>Qtd Objetivo=%{customdata[4]}<extra></extra>", "legendgroup": "198613", "line": {"color": "#B6E880", "dash": "solid"}, "marker": {"symbol": "circle"}, "mode": "lines+markers", "name": "198613", "orientation": "v", "showlegend": true, "type": "scatter", "x": ["08:00", "09:00", "10:00", "11:00", "12:00", "13:00", "14:00", "15:00", "16:00", "17:00", "18:00", "19:00", "20:00", "21:00", "22:00", "23:00", "00:00", "01:00", "02:00", "03:00", "04:00", "05:00", "06:00"], "xaxis": "x", "y": [0.0, 0.0, 0.0, 0.4051, 0.7696, 0.6886, 0.7021, 0.8236, 0.8101, 0.6616, 0.8236, 0.7021, 0.7966, 0.7831, 0.8101, 0.6751, 0.5806, 0.5806, 0.5941, 0.6076, 0.8776, 0.7426, 0.6076], "yaxis": "y"}, {"customdata": [[0.0, 0.0, 0.0, 0.0, 0.0], [0.0, 0.0, 0.0, 0.0, 0.0], [0.0, 0.0, 0.0, 0.0, 0.0], [0.0, 0.0, 0.0, 0.0, 0.0], [0.0, 0.0, 0.0, 0.0, 0.0], [0.0, 0.0, 0.0, 0.0, 0.0], [0.0, 0.0, 0.0, 0.0, 0.0], [0.0, 0.0, 0.0, 0.85, 5100.0], [880.0, 0.0, 0.0, 0.85, 5100.0], [1760.0, 0.0, 0.0, 0.85, 5100.0], [2480.0, 0.0, 0.0, 0.85, 5100.0], [3120.0, 0.0, 0.0, 0.85, 5100.0], [2960.0, 0.0, 0.0, 0.85, 5100.0], [3440.0, 0.0, 0.0, 0.85, 5100.0], [2880.0, 0.0, 0.0, 0.85, 5100.0], [2320.0, 0.0, 0.0, 0.85, 5100.0], [2160.0, 0.0, 0.0, 0.85, 5100.0], [2160.0, 0.0, 0.0, 0.85, 5100.0], [6240.0, 0.0, 0.0, 0.85, 5100.0], [4480.0, 0.0, 0.0, 0.85, 5100.0], [7040.0, 0.0, 0.0, 0.85, 5100.0]], "hovertemplate": "OP Vertech=198698<br>Hora do dia produtivo=%{x}<br>Empacotado %=%{y}<br>Qtd Empacotado=%{customdata[0]}<br>Rejeição %=%{customdata[1]}<br>Qtd Rejeicao=%{customdata[2]}<br>Objetivo %=%{customdata[3]}<br>Qtd Objetivo=%{customdata[4]}<extra></extra>", "legendgroup": "198698", "line": {"color": "#FF97FF", "dash": "solid"}, "marker": {"symbol": "circle"}, "mode": "lines+markers", "name": "198698", "orientation": "v", "showlegend": true, "type": "scatter", "x": ["10:00", "11:00", "12:00", "13:00", "14:00", "15:00", "16:00", "17:00", "18:00", "19:00", "20:00", "21:00", "22:00", "23:00", "00:00", "01:00", "02:00", "03:00", "04:00", "05:00", "06:00"], "xaxis": "x", "y": [0.0, 0.0, 0.0, 0.0, 0.0, 0.0, 0.0, 0.0, 0.1467, 0.2933, 0.4133, 0.52, 0.4933, 0.5733, 0.48, 0.3867, 0.36, 0.36, 1.04, 0.7467, 1.173], "yaxis": "y"}, {"customdata": [[1860.0, 0.0, 0.0, 0.0, 0.0], [360.0, 0.0, 0.0, 0.0, 0.0], [210.0, 1.212, 2400.0, 0.62, 1228.0], [600.0, 0.0, 0.0, 0.62, 1228.0], [1080.0, 0.0, 0.0, 0.62, 1228.0], [900.0, 0.0, 0.0, 0.62, 1228.0], [1170.0, 0.0, 0.0, 0.62, 1228.0], [1080.0, 0.0, 0.0, 0.62, 1228.0], [810.0, 0.0, 0.0, 0.62, 1228.0], [930.0, 0.0, 0.0, 0.62, 1228.0], [1410.0, 0.0, 0.0, 0.62, 1228.0], [1170.0, 0.0, 0.0, 0.62, 1228.0], [420.0, 0.0, 0.0, 0.62, 446.4]], "hovertemplate": "OP Vertech=198704<br>Hora do dia produtivo=%{x}<br>Empacotado %=%{y}<br>Qtd Empacotado=%{customdata[0]}<br>Rejeição %=%{customdata[1]}<br>Qtd Rejeicao=%{customdata[2]}<br>Objetivo %=%{customdata[3]}<br>Qtd Objetivo=%{customdata[4]}<extra></extra>", "legendgroup": "198704", "line": {"color": "#FECB52", "dash": "solid"}, "marker": {"symbol": "circle"}, "mode": "lines+markers", "name": "198704", "orientation": "v", "showlegend": true, "type": "scatter", "x": ["11:00", "12:00", "13:00", "14:00", "15:00", "16:00", "17:00", "18:00", "19:00", "20:00", "21:00", "22:00", "23:00"], "xaxis": "x", "y": [0.6078, 0.1818, 0.1061, 0.303, 0.5455, 0.4545, 0.5909, 0.5455, 0.4091, 0.4697, 0.7121, 0.5909, 0.5833], "yaxis": "y"}, {"customdata": [[2100.0, 0.0, 0.0, 0.0, 0.0], [1350.0, 0.0, 0.0, 0.0, 0.0], [1530.0, 0.0, 0.0, 0.0, 0.0], [1530.0, 0.0, 0.0, 0.0, 0.0], [1440.0, 0.0, 0.0, 0.0, 0.0], [1230.0, 0.0, 0.0, 0.0, 0.0], [1230.0, 0.0, 0.0, 0.0, 0.0]], "hovertemplate": "OP Vertech=198707<br>Hora do dia produtivo=%{x}<br>Empacotado %=%{y}<br>Qtd Empacotado=%{customdata[0]}<br>Rejeição %=%{customdata[1]}<br>Qtd Rejeicao=%{customdata[2]}<br>Objetivo %=%{customdata[3]}<br>Qtd Objetivo=%{customdata[4]}<extra></extra>", "legendgroup": "198707", "line": {"color": "#636efa", "dash": "solid"}, "marker": {"symbol": "circle"}, "mode": "lines+markers", "name": "198707", "orientation": "v", "showlegend": true, "type": "scatter", "x": ["00:00", "01:00", "02:00", "03:00", "04:00", "05:00", "06:00"], "xaxis": "x", "y": [0.6481, 0.6818, 0.7727, 0.7727, 0.7273, 0.6212, 0.6212], "yaxis": "y"}], "layout": {"annotations": [{"bgcolor": "rgba(255, 255, 255, 0.70)", "borderpad": 3, "font": {"color": "#34495E", "size": 12}, "showarrow": false, "text": "Turno A", "x": "10:00", "xref": "x", "y": 0.98, "yref": "paper"}, {"bgcolor": "rgba(255, 255, 255, 0.70)", "borderpad": 3, "font": {"color": "#34495E", "size": 12}, "showarrow": false, "text": "Turno B", "x": "18:00", "xref": "x", "y": 0.98, "yref": "paper"}, {"bgcolor": "rgba(255, 255, 255, 0.70)", "borderpad": 3, "font": {"color": "#34495E", "size": 12}, "showarrow": false, "text": "Turno C", "x": "02:00", "xref": "x", "y": 0.98, "yref": "paper"}], "legend": {"title": {"text": "OP Vertech"}, "tracegroupgap": 0}, "shapes": [{"fillcolor": "#D6EAF8", "layer": "below", "line": {"width": 0}, "opacity": 0.35, "type": "rect", "x0": -0.5, "x1": 7, "xref": "x", "y0": 0, "y1": 1, "yref": "y domain"}, {"fillcolor": "#AED6F1", "layer": "below", "line": {"width": 0}, "opacity": 0.35, "type": "rect", "x0": 7, "x1": 15, "xref": "x", "y0": 0, "y1": 1, "yref": "y domain"}, {"fillcolor": "#85C1E9", "layer": "below", "line": {"width": 0}, "opacity": 0.35, "type": "rect", "x0": 15, "x1": 23.5, "xref": "x", "y0": 0, "y1": 1, "yref": "y domain"}, {"layer": "above", "line": {"color": "rgba(52, 73, 94, 0.75)", "dash": "dot", "width": 1.5}, "type": "line", "x0": 7, "x1": 7, "xref": "x", "y0": 0, "y1": 1, "yref": "paper"}, {"layer": "above", "line": {"color": "rgba(52, 73, 94, 0.75)", "dash": "dot", "width": 1.5}, "type": "line", "x0": 15, "x1": 15, "xref": "x", "y0": 0, "y1": 1, "yref": "paper"}], "title": {"text": "Variação de \"Empacotado\" por OP hora a hora"}, "xaxis": {"anchor": "y", "categoryarray": ["07:00", "08:00", "09:00", "10:00", "11:00", "12:00", "13:00", "14:00", "15:00", "16:00", "17:00", "18:00", "19:00", "20:00", "21:00", "22:00", "23:00", "00:00", "01:00", "02:00", "03:00", "04:00", "05:00", "06:00"], "categoryorder": "array", "domain": [0, 1], "title": {"text": "Hora do dia produtivo"}}, "yaxis": {"anchor": "x", "domain": [0, 1], "title": {"text": "Empacotado %"}}}}
